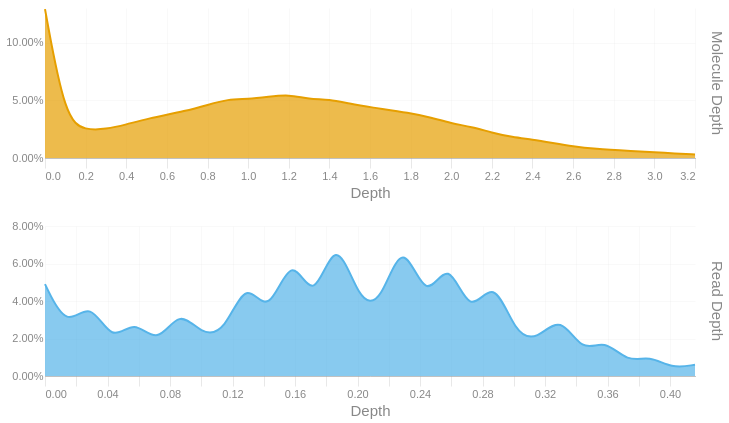

The cell this chart's notebook holds for it:
### Code cell
readdep = depth_hist(tb['Read Depth'], q99, 3)
readdep = readdep.with_columns(pl.lit('Read Depth').alias('Metric'))
if not SKIPLR:
    moldep = depth_hist(tb['Molecule Depth'], mol_q99, 1)
    moldep = moldep.with_columns(pl.lit('Molecule Depth').alias('Metric'))
    _hist = pl.concat([readdep, moldep])
    _hist = _hist.filter(pl.col('Proportion') != 0)
    with SafeRender(_hist):
        (
            alt.Chart(_hist)        
            .mark_area(interpolate = "basis")
            .encode(
                x=alt.X('Bin:Q').scale(domainMin=0).axis(alt.Axis(title='Depth')),
                y = alt.Y('Proportion:Q', title = None).axis(format = '.2%'),
                color = alt.Color('Metric:N').legend(None),
                row = alt.Row("Metric:N").header(title = None, labelOrient = 'right'),
                tooltip = [
                    alt.Tooltip("Metric:N", title = "Metric"),
                    alt.Tooltip('Interval:N', title = "Depth Interval"),
                    alt.Tooltip('Proportion:Q', title = "% Alignments").format('.2%')
                ]
            )
            .resolve_scale(x='independent', y='independent')
            .properties(
                height = 150, width = 650,
                usermeta={'embedOptions': {'downloadFileName': f'{samplename}.depth.hist'}}
            )
        ).display()
else:
    readdep = readdep.filter(pl.col('Proportion') != 0)
    with SafeRender(readdep):
        (
            alt.Chart(readdep)        
            .mark_area(interpolate = "basis")
            .encode(
                x=alt.X('Bin:Q').scale(domainMin=0).axis(alt.Axis(title='Depth')),
                y = alt.Y('Proportion:Q', title = None).axis(format = '.2%'),
                tooltip = [
                    alt.Tooltip('Interval:N', title = "Depth Interval"),
                    alt.Tooltip('Proportion:Q', title = "% Alignments").format('.2%')
                ]
            )
            .properties(
                usermeta={'embedOptions': {'downloadFileName': f'{samplename}.depth.hist'}}
            )
        ).display()

### Figure 1 — Vega-Lite specification as saved in the notebook (floating-point values rounded to 4 significant figures)
{"width": 650, "height": 150, "config": {"title": {"anchor": "start", "dy": -15, "fontSize": 18, "color": "#888888", "subtitleColor": "#888888", "subtitleFontSize": 14}, "arc": {"fill": "#0072B2"}, "axis": {"domainColor": "#888888", "domainWidth": 0.5, "gridWidth": 0.2, "grid": false, "titleFontWeight": 400, "titleFontSize": 15, "labelFontSize": 11, "labelColor": "#888888", "tickColor": "#888888", "tickWidth": 0.2, "titleColor": "#888888"}, "axisBand": {"grid": false}, "axisX": {"grid": true, "tickSize": 10, "domainCap": "round"}, "axisY": {"domain": false, "grid": true, "tickSize": 0, "domainCap": "round"}, "background": "transparent", "header": {"labelFontSize": 15, "labelColor": "#888888", "titleFontSize": 15, "titleFontWeight": 600, "titleColor": "#888888"}, "legend": {"labelFont": "sans-serif", "labelFontSize": 12, "labelColor": "#888888", "symbolSize": 100, "symbolType": "circle", "titleFontSize": 12, "titlePadding": 10, "titleColor": "#888888", "title": null}, "range": {"category": ["#E69F00", "#56B4E9", "#009E73", "#F0E442", "#0072B2", "#D55E00", "#CC79A7", "#000000"], "diverging": ["#cfe8f3", "#a2d4ec", "#73bfe2", "#46abdb", "#1696d2", "#12719e"]}, "area": {"fill": "#0072B2", "fillOpacity": 0.7, "line": true, "strokeOpacity": 0.7}, "line": {"color": "#0072B2", "stroke": "#0072B2", "strokeWidth": 2}, "trail": {"color": "#0072B2", "stroke": "#0072B2", "strokeWidth": 0, "size": 1}, "point": {"filled": true, "fillOpacity": 1.0, "size": 95}, "text": {"color": "#888888", "fontSize": 11, "align": "right", "fontWeight": 400, "size": 11}, "bar": {"fill": "#0072B2", "stroke": null}, "view": {"stroke": null, "continuousWidth": 660, "continuousHeight": 400}}, "data": {"name": "data-75df48808b99eb216140cd96499710d4"}, "mark": {"type": "area", "interpolate": "basis"}, "encoding": {"color": {"field": "Metric", "legend": null, "type": "nominal"}, "row": {"field": "Metric", "header": {"title": null, "labelOrient": "right"}, "type": "nominal"}, "tooltip": [{"field": "Metric", "title": "Metric", "type": "nominal"}, {"field": "Interval", "title": "Depth Interval", "type": "nominal"}, {"field": "Proportion", "format": ".2%", "title": "% Alignments", "type": "quantitative"}], "x": {"axis": {"title": "Depth"}, "field": "Bin", "scale": {"domainMin": 0}, "type": "quantitative"}, "y": {"axis": {"format": ".2%"}, "field": "Proportion", "title": null, "type": "quantitative"}}, "resolve": {"scale": {"x": "independent", "y": "independent"}}, "usermeta": {"embedOptions": {"downloadFileName": "TF26LRJL0017_5B_10484332_23Y22YLT4_L7.depth.hist"}}, "$schema": "https://vega.github.io/schema/vega-lite/v6.4.1.json", "datasets": {"data-75df48808b99eb216140cd96499710d4": [{"Bin": 0.0, "Interval": "0.0-0.014", "Proportion": 0.049, "Metric": "Read Depth"}, {"Bin": 0.014, "Interval": "0.014-0.029", "Proportion": 0.025, "Metric": "Read Depth"}, {"Bin": 0.029, "Interval": "0.029-0.043", "Proportion": 0.041, "Metric": "Read Depth"}, {"Bin": 0.043, "Interval": "0.043-0.057", "Proportion": 0.017, "Metric": "Read Depth"}, {"Bin": 0.057, "Interval": "0.057-0.072", "Proportion": 0.031, "Metric": "Read Depth"}, {"Bin": 0.072, "Interval": "0.072-0.086", "Proportion": 0.016, "Metric": "Read Depth"}, {"Bin": 0.086, "Interval": "0.086-0.1", "Proportion": 0.036, "Metric": "Read Depth"}, {"Bin": 0.1, "Interval": "0.1-0.115", "Proportion": 0.022, "Metric": "Read Depth"}, {"Bin": 0.115, "Interval": "0.115-0.129", "Proportion": 0.023, "Metric": "Read Depth"}, {"Bin": 0.129, "Interval": "0.129-0.143", "Proportion": 0.053, "Metric": "Read Depth"}, {"Bin": 0.143, "Interval": "0.143-0.158", "Proportion": 0.03, "Metric": "Read Depth"}, {"Bin": 0.158, "Interval": "0.158-0.172", "Proportion": 0.068, "Metric": "Read Depth"}, {"Bin": 0.172, "Interval": "0.172-0.186", "Proportion": 0.036, "Metric": "Read Depth"}, {"Bin": 0.186, "Interval": "0.186-0.201", "Proportion": 0.078, "Metric": "Read Depth"}, {"Bin": 0.201, "Interval": "0.201-0.215", "Proportion": 0.039, "Metric": "Read Depth"}, {"Bin": 0.215, "Interval": "0.215-0.229", "Proportion": 0.038, "Metric": "Read Depth"}, {"Bin": 0.229, "Interval": "0.229-0.244", "Proportion": 0.076, "Metric": "Read Depth"}, {"Bin": 0.244, "Interval": "0.244-0.258", "Proportion": 0.037, "Metric": "Read Depth"}, {"Bin": 0.258, "Interval": "0.258-0.272", "Proportion": 0.065, "Metric": "Read Depth"}, {"Bin": 0.272, "Interval": "0.272-0.287", "Proportion": 0.03, "Metric": "Read Depth"}, {"Bin": 0.287, "Interval": "0.287-0.301", "Proportion": 0.054, "Metric": "Read Depth"}, {"Bin": 0.301, "Interval": "0.301-0.315", "Proportion": 0.022, "Metric": "Read Depth"}, {"Bin": 0.315, "Interval": "0.315-0.33", "Proportion": 0.019, "Metric": "Read Depth"}, {"Bin": 0.33, "Interval": "0.33-0.344", "Proportion": 0.033, "Metric": "Read Depth"}, {"Bin": 0.344, "Interval": "0.344-0.358", "Proportion": 0.012, "Metric": "Read Depth"}, {"Bin": 0.358, "Interval": "0.358-0.373", "Proportion": 0.02, "Metric": "Read Depth"}, {"Bin": 0.373, "Interval": "0.373-0.387", "Proportion": 0.007, "Metric": "Read Depth"}, {"Bin": 0.387, "Interval": "0.387-0.401", "Proportion": 0.011, "Metric": "Read Depth"}, {"Bin": 0.401, "Interval": "0.401-0.416", "Proportion": 0.004, "Metric": "Read Depth"}, {"Bin": 0.416, "Interval": "0.416-0.43", "Proportion": 0.006, "Metric": "Read Depth"}, {"Bin": 0.0, "Interval": "0.0-0.1", "Proportion": 0.129, "Metric": "Molecule Depth"}, {"Bin": 0.1, "Interval": "0.1-0.2", "Proportion": 0.033, "Metric": "Molecule Depth"}, {"Bin": 0.2, "Interval": "0.2-0.3", "Proportion": 0.024, "Metric": "Molecule Depth"}, {"Bin": 0.3, "Interval": "0.3-0.4", "Proportion": 0.025, "Metric": "Molecule Depth"}, {"Bin": 0.4, "Interval": "0.4-0.5", "Proportion": 0.029, "Metric": "Molecule Depth"}, {"Bin": 0.5, "Interval": "0.5-0.7", "Proportion": 0.034, "Metric": "Molecule Depth"}, {"Bin": 0.7, "Interval": "0.7-0.8", "Proportion": 0.041, "Metric": "Molecule Depth"}, {"Bin": 0.8, "Interval": "0.8-0.9", "Proportion": 0.046, "Metric": "Molecule Depth"}, {"Bin": 0.9, "Interval": "0.9-1.0", "Proportion": 0.051, "Metric": "Molecule Depth"}, {"Bin": 1.0, "Interval": "1.0-1.1", "Proportion": 0.051, "Metric": "Molecule Depth"}, {"Bin": 1.1, "Interval": "1.1-1.2", "Proportion": 0.053, "Metric": "Molecule Depth"}, {"Bin": 1.2, "Interval": "1.2-1.3", "Proportion": 0.055, "Metric": "Molecule Depth"}, {"Bin": 1.3, "Interval": "1.3-1.4", "Proportion": 0.051, "Metric": "Molecule Depth"}, {"Bin": 1.4, "Interval": "1.4-1.5", "Proportion": 0.051, "Metric": "Molecule Depth"}, {"Bin": 1.5, "Interval": "1.5-1.6", "Proportion": 0.047, "Metric": "Molecule Depth"}, {"Bin": 1.6, "Interval": "1.6-1.8", "Proportion": 0.044, "Metric": "Molecule Depth"}, {"Bin": 1.8, "Interval": "1.8-1.9", "Proportion": 0.039, "Metric": "Molecule Depth"}, {"Bin": 1.9, "Interval": "1.9-2.0", "Proportion": 0.035, "Metric": "Molecule Depth"}, {"Bin": 2.0, "Interval": "2.0-2.1", "Proportion": 0.03, "Metric": "Molecule Depth"}, {"Bin": 2.1, "Interval": "2.1-2.2", "Proportion": 0.027, "Metric": "Molecule Depth"}, {"Bin": 2.2, "Interval": "2.2-2.3", "Proportion": 0.022, "Metric": "Molecule Depth"}, {"Bin": 2.3, "Interval": "2.3-2.4", "Proportion": 0.018, "Metric": "Molecule Depth"}, {"Bin": 2.4, "Interval": "2.4-2.5", "Proportion": 0.016, "Metric": "Molecule Depth"}, {"Bin": 2.5, "Interval": "2.5-2.6", "Proportion": 0.013, "Metric": "Molecule Depth"}, {"Bin": 2.6, "Interval": "2.6-2.7", "Proportion": 0.01, "Metric": "Molecule Depth"}, {"Bin": 2.7, "Interval": "2.7-2.9", "Proportion": 0.008, "Metric": "Molecule Depth"}, {"Bin": 2.9, "Interval": "2.9-3.0", "Proportion": 0.006, "Metric": "Molecule Depth"}, {"Bin": 3.0, "Interval": "3.0-3.1", "Proportion": 0.005, "Metric": "Molecule Depth"}, {"Bin": 3.1, "Interval": "3.1-3.2", "Proportion": 0.004, "Metric": "Molecule Depth"}, {"Bin": 3.2, "Interval": "3.2-3.29", "Proportion": 0.003, "Metric": "Molecule Depth"}]}}
